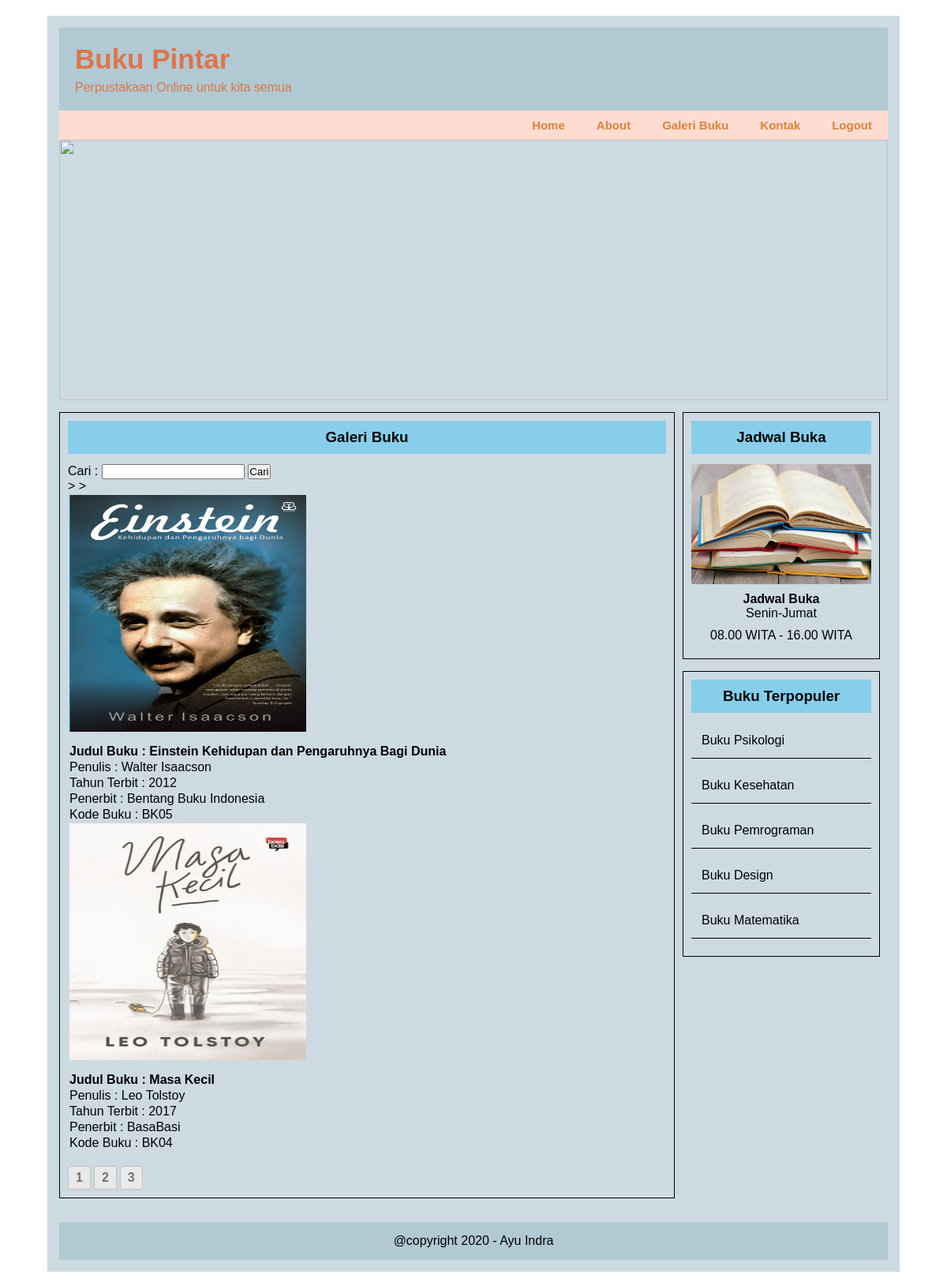
The page /galeri.php on the database its author committed.
### tables this page shows
CREATE TABLE `tb_buku` (
  `kode_buku` varchar(10) NOT NULL,
  `judul_buku` varchar(128) NOT NULL,
  `penulis` varchar(128) NOT NULL,
  `tahun_terbit` int(4) NOT NULL,
  `nama_penerbit` varchar(128) NOT NULL,
  `gambar` varchar(128) NOT NULL
);

### galeri.php (the view, shortened to what this page needs)
<!DOCTYPE html>
<html lang="en">
<head>
    <link rel="stylesheet" href="css/galeri.css">
</head>
<body>
    <div class="utama">
        <header>
            <h2>Buku Pintar</h2>
            <p>Perpustakaan Online untuk kita semua</p>
        </header>
        <nav class="navigasi">
            <ul>
                <li><a href="logout.php">Logout</a></li>
                <li><a href="kontak.php">Kontak</a></li>
                <li><a href="galeri.php">Galeri Buku</a></li>
                <li><a href="tentang.php">About</a></li>
                <li><a href="index.php">Home</a></li>
            </ul>
        </nav>
        <div class="banner">
            <img src="img/latar.jpg">
        </div>
        <div class="menu-tengah">
            <div class="kotak-tengah">
                <h3>Galeri Buku</h3>
                <form action="galeri.php" method="GET">
                    <label>Cari : </label>
                    <input type="text" name="cari">
                    <input type="submit" value="Cari">
                </form>
                <table>
                <?php
                    include 'koneksi.php';
                    $batas = 2;
                    $page = isset($_GET['halaman'])?(int)$_GET["halaman"] : 1;
                    $mulai = ($page>1) ? ($page * $batas) - $batas : 0;
                    $no = $mulai+1;
                    if(isset($_GET['cari'])){
                        $cari = $_GET['cari'];
                        $tampil = mysqli_query($conn, "SELECT * FROM tb_buku WHERE
                                                                judul_buku LIKE '%".$cari."%' OR
                                                                tahun_terbit LIKE '%".$cari."%' OR
                                                                penulis LIKE '%".$cari."%' OR
                                                                nama_penerbit LIKE '%".$cari."%'
                                                                ORDER BY judul_buku ASC") or die (mysqli_error($conn));
                        while($data = mysqli_fetch_array($tampil)) {
                            $id = $data["kode_buku"];
                            $gambar = $data['gambar'];
                            $nama = $data['judul_buku'];
                            $penulis = $data['penulis'];
                            $tahun_terbit=$data['tahun_terbit'];
                            $penerbit = $data['nama_penerbit'];?>
                            <tr>
                                <td><img src = "img/<?php echo $gambar; ?>"width="50" height="50"></td>
                            </tr>
                            <tr>
                                <td><b>Judul Buku : <?php echo $nama; ?></b></td>>
                            </tr>
                            <tr>
                                <td>Penulis : <?php echo $penulis; ?></td>
                            </tr>
                                <td>Tahun Terbit : <?php echo $tahun_terbit; ?></td>
                            </tr>
                            <tr>
                                <td>Penerbit : <?php echo $penerbit; ?></td>
                            </tr>
                            <tr>
                                <td>Kode Buku : <?php echo $id; ?></td>
                            </tr>
                        <?php $no++; }; ?>
                    </table>
                   <?php }
                    else{
                        $tampil = mysqli_query($conn, "SELECT * FROM tb_buku ORDER BY judul_buku ASC LIMIT $mulai, $batas ") or die (mysqli_error($conn));
                        while($data = mysqli_fetch_array($tampil)) {
                        $id = $data["kode_buku"];
                        $gambar = $data['gambar'];
                        $nama = $data['judul_buku'];
                        $penulis = $data['penulis'];
                        $tahun_terbit=$data['tahun_terbit'];
                        $penerbit = $data['nama_penerbit']; ?>
                        <tr>
                            <td>
                                <img src = "img/<?php echo $gambar; ?>"width="50" height="50">
                            </td>
                        </tr>
                        <tr>
                            <td><b>Judul Buku : <?php echo $nama; ?></b></td>>
                        </tr>
                        <tr>
                            <td>Penulis : <?php echo $penulis; ?></td>
                        </tr>
                            <td>Tahun Terbit : <?php echo $tahun_terbit; ?></td>
                        <tr>
                            <td>Penerbit : <?php echo $penerbit; ?></td>
                        </tr>
                        <tr>
                            <td>Kode Buku : <?php echo $id; ?></td>
                        </tr>
                    <?php $no++; }; ?>
                </table>
                <?php
                    $hitung = mysqli_query($conn,"SELECT * FROM tb_buku") or die (mysqli_error($conn));
                    $jmldata    = mysqli_num_rows($hitung);
                ?>
                <br>
                <?php
                    $jmlhalaman = ceil($jmldata/$batas);
                    for($i=1; $i<=$jmlhalaman; $i++){
                        echo '<a class="page" href="?halaman='.$i.'">'.$i.'</a>';
                    }
                    };?>
            </div>
        </div>
        <div class="menu-kanan">
            <div class="kotak">
                <h3>Jadwal Buka</h3>
                <img src="img/buku2.jpg">
                <h4 align="center">Jadwal Buka</h4>
                <center>
                    <p>Senin-Jumat</p>
					<p>08.00 WITA - 16.00 WITA</p>
                </center>
            </div>
            <div class="kotak">
                <h3>Buku Terpopuler</h3>
                <nav class="menu-populer">
                    <ul>
                        <li><a href="#">Buku Psikologi</a></li>
                        <li><a href="#">Buku Kesehatan</a></li>
                        <li><a href="#">Buku Pemrograman</a></li>
                        <li><a href="#">Buku Design</a></li>
                        <li><a href="#">Buku Matematika</a></li>
                    </ul>
                </nav>
            </div>
        </div>
        <footer>
            @copyright 2020 - Ayu Indra
        </footer>
    </div>
</body>
</html>

### css/galeri.css (style rules this page uses)
* { margin: 0; padding: 0; box-sizing: border-box; font-family: Arial, Helvetica, sans-serif; }
.utama { max-width: 1080px; margin: 20px auto; background-color: #CDDAE2; padding: 15px; overflow: hidden; }
header { background-color: #B0C9D2; color: #DF744A; padding: 20px; }
header h2 { margin-bottom: 7px; font-size: 35px; }
.navigasi ul { list-style-type: none; margin: 0; padding: 0; overflow: hidden; background-color:#FEDCD2; font-family: Arial, Helvetica, sans-serif; font-size: 15px; font-weight: bold; }
.navigasi li { float: right; }
.navigasi li a { display: block; color: #DC8239; text-align: center; padding: 10px 20px; text-decoration: none; }
.banner { margin-bottom: 15px; }
.banner img { display: block; width: 100%; height: 330px; }
.kotak { border: 1px solid black; padding: 10px; margin-bottom: 15px; }
.kotak h3 { background-color: #87CEEB; color: black; text-align: center; padding: 10px; margin-bottom: 13px; }
.kotak img { display: block; width: 100%; margin-bottom: 10px; }
.kotak p { margin-bottom: 10px; }
.kotak a { text-decoration:none; }
.menu-populer ul { list-style-type: none; }
.menu-populer ul li a { text-decoration: none; display: block; padding: 13px; border-bottom: 1px solid black; margin-bottom: 12px; color: black; }
.menu-tengah { width: 780px; margin-right: 10px; float: left; }
.menu-tengah h3 { background: none; color: #5E6E72; margin-bottom: 0; }
.kotak-tengah { border: 1px solid black; padding: 10px; margin-bottom: 15px; }
.kotak-tengah h3 { background-color: #87CEEB; color: black; text-align: center; padding: 10px; margin-bottom: 13px; }
.kotak-tengah img { width: 300px; height: 300px; margin-bottom: 10px; }
.kotak-tengah a { text-decoration:none; }
.menu-kanan { width: 250px; float: left; }
.menu-kanan, .menu-tengah { margin-bottom: 15px; }
footer { clear: both; background-color: #B0C9D2; color: black; padding: 15px; text-align: center; }
.page { display: inline-block; padding: 5px 9px; margin-right: 4px; border-radius: 3px; border: solid 1px #c0c0c0; background: #e9e9e9; font-size: 16px; font-weight: bold; text-decoration: none; color: #717171; text-transform: capitalize; }

### rows shown on the page
tb_buku: gambar (picture), judul_buku "Einstein Kehidupan dan Pengaruhnya Bagi Dunia", penulis "Walter Isaacson", tahun_terbit "2012", nama_penerbit "Bentang Buku Indonesia", kode_buku "BK05"
tb_buku: gambar (picture), judul_buku "Masa Kecil", penulis "Leo Tolstoy", tahun_terbit "2017", nama_penerbit "BasaBasi", kode_buku "BK04"
